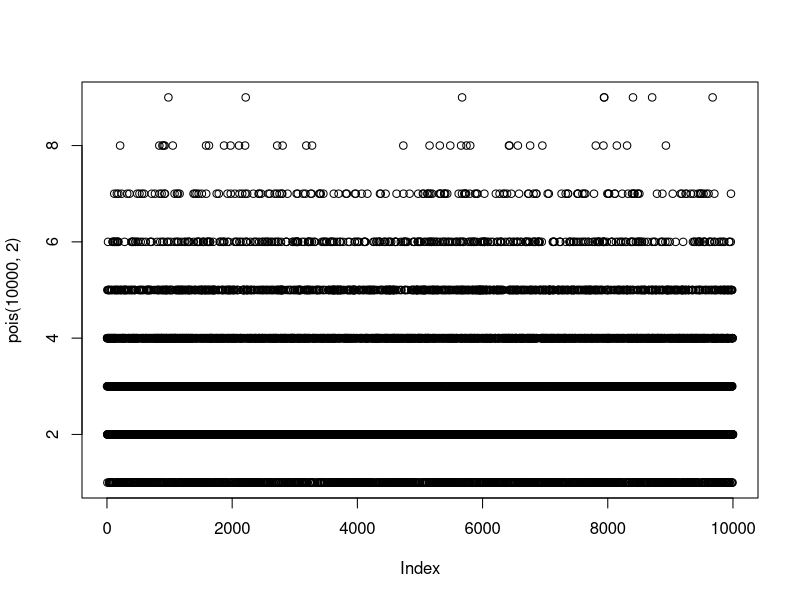

This figure's R source:
###############  Monte carlo sampling
                      ### ###poisso distribution
pois<-function(n,lambda){
  y = rep(0,n)
  for (i in 1:n){
    sum = 0;
    k = 1
    sum = sum + rexp(1,lambda)
    while (sum<1){ 
      sum = sum + rexp(1,lambda)
      k=k+1
    }
    y[i]=k
  }
  return(y)
}
plot(pois(10000,2))
s2 <- sample(pois(100000,2),100)
s5 <- sample(pois(100000,5),100)
s10 <- sample(pois(100000,10),100)
s15 <- sample(pois(100000,15),100)

mean(s2); var(s2)
mean(s5); var(s5)
mean(s10); var(s10)
mean(s15); var(s15)
               ##############Rejection sampling
rejection = function(n){
  r = NULL
  for(i in 1:n){
    finished = FALSE
    while(!finished){
      x = rexp(1,1)
      f = (sqrt(2*pi)*exp(-x^2+abs(x)/2))
      y = runif(1,0,exp(-abs(x)))
      finished =  (f<y )
    }   
    r[i] = x
  }
  r
}  
rejection(500)
                     ###### #Acceptance function
calcM <-function(alpha,lambda) {
  k <- floor(alpha)
  dalpha <- alpha-k
  (lambda^alpha)*(dalpha^dalpha)*exp(-dalpha)/(lambda-1)^k
}
gammafn <- function(x,alpha,lambda){
  (lambda^alpha)*x^(alpha-1)*exp(-lambda*x)
}
acceptFn<-function (n,alpha,lambda){ 
  if (alpha <= 1 || lambda <= 1) stop('alpha <= 1 or lambda <= 1')
  M <- calcM(alpha,lambda)
  xvec <- runif(n, 0, 1)
  yvec <- gammafn(xvec, alpha,lambda)
  fvec <- M*gammafn(xvec,floor(alpha), (lambda-1))
  #fvec <- runif(1,0,exp(-x/lambda))
  xvec[yvec < fvec]
}
gammaRejSampling<- function(nsamp,alpha,lambda){
     n = 1000000
     x <- acceptFn(n,alpha,lambda)
     rprob <- length(x)/n
     rprob
     desired_n= floor(nsamp/rprob+1)
     desired_n

     x <- acceptFn(desired_n,alpha,lambda)
     #length(x)
     sample(x,nsamp)
}
                   ####    
s1 <- gammaRejSampling(1000,2.3,2)
s1
pxGT4 <- length(s1[s1>4])/1000
pxGT4      # P(X>=4) = 0
                   ####### 
n = 10000000
x <- acceptFn(n,2.3,2)
rprob <- length(x)/n
rprob 
desired_n= floor(1000/rprob)
desired_n 

                    ################# Importance function
importanceFn<-function (n,alpha,lambda){ 
  if (alpha <= 1 || lambda <= 1) stop('alpha <= 1 or lambda <= 1')
  
  xvec <- runif(n, 0, 1)
  yvec <- gammafn(xvec, floor(alpha),lambda)
  gvec <- gammafn(xvec,floor(alpha), (lambda-1))
  wtvec <- yvec/gvec
  c(mean(wtvec*gvec), var(wtvec*gvec))
}
            
normalgamma<-  function (n,alpha,lambda){ 
  if (alpha <= 1 || lambda <= 1) stop('alpha <= 1 or lambda <= 1')
  xvec <- runif(n, 0, 1)
  yvec <- gammafn(xvec, alpha,lambda)
  c(mean(yvec), var(yvec))
}
normalgamma(100,2.3,2)
#[1] 0.61131441 0.04521426
importanceFn(100,2.3,2)
#[1] 0.58098673 0.03015328

